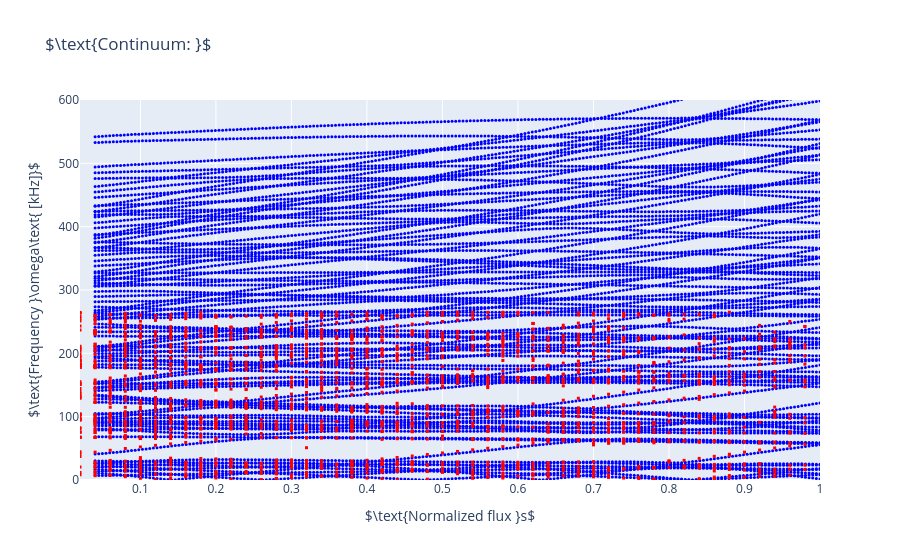

The cell this chart's notebook holds for it:
### Markdown cell above
## Load the AE3D and STELLGAP data, and plot the frequencies overlaid on each other with plotly.

### Code cell
ema = EigModeASCI("ae3d_output")
fig = plot_continuum_modes(
    overlays=[
        AlfvenSpecData.from_dir("stellgap_output").get_modes(),
        continuum_from_ae3d(ema, minevalue=0.0, maxevalue=265**2),
    ]
)
pio.write_html(fig, "overlayed_continua.html", include_mathjax="cdn")
pio.write_image(fig, "overlayed_continua.png", scale=2)

fig
